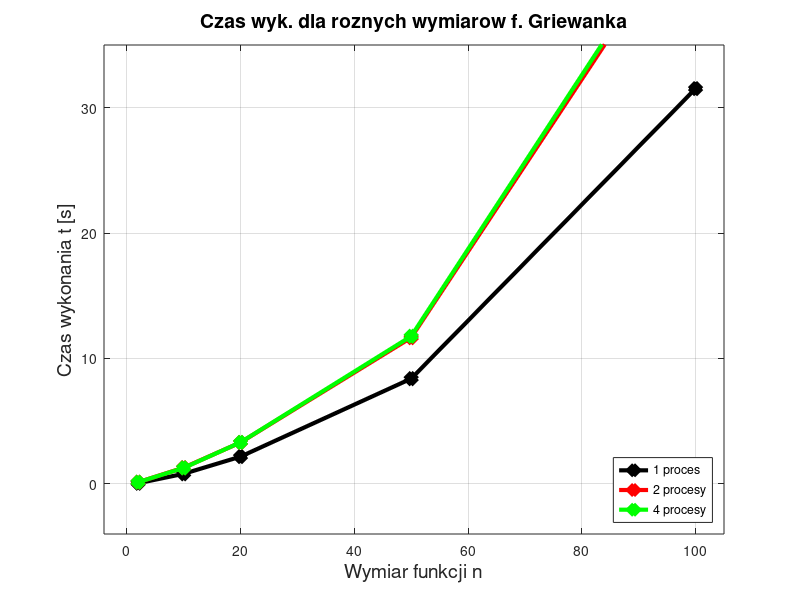
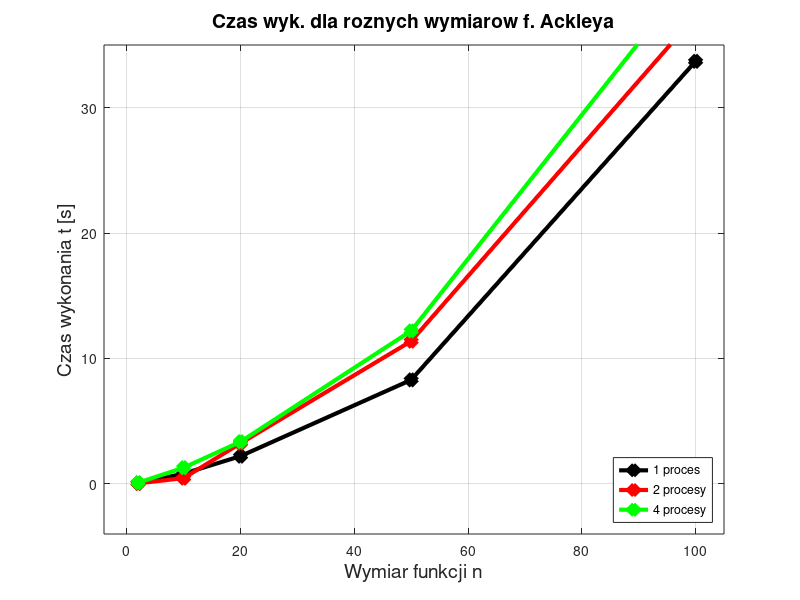
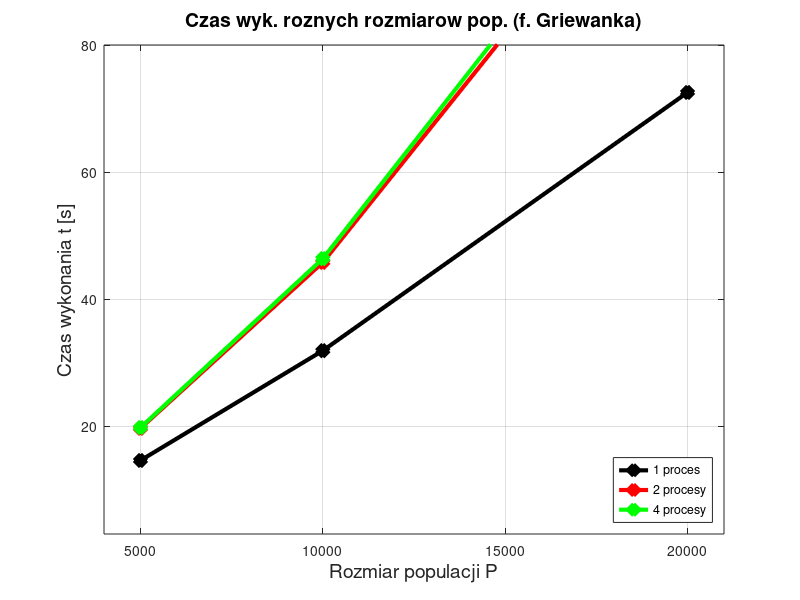
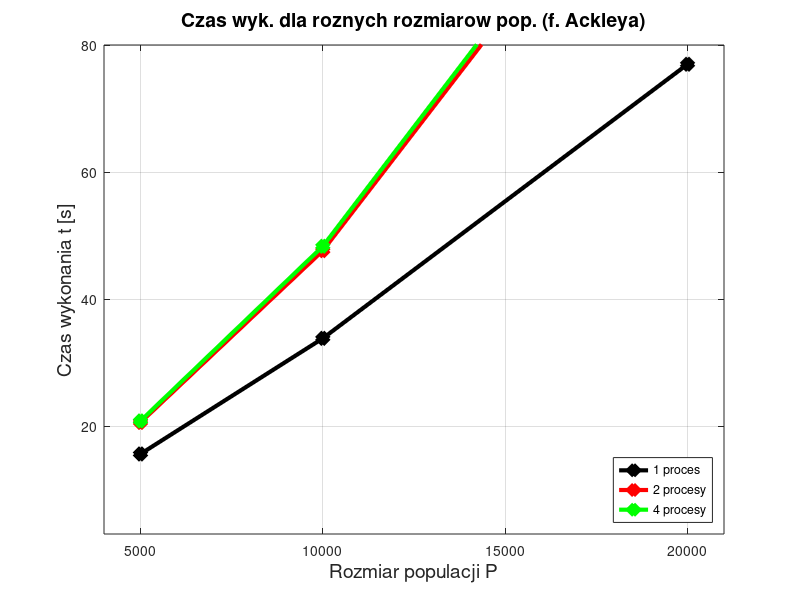

Source code (MATLAB) for these figures, in order:
dims=[2, 10, 20, 50, 100];
pops=[500, 2000, 3000, 5000, 10000];
big_pops=[5000, 10000, 20000];
threads=[1, 2, 4];




f_GR_2_1 = [ 0.05, 0.8, 2.17, 8.39, 31.52 ]


f_GR_2_2 = [ 0.13
1.29
3.3
11.66
46.0]
f_GR_2_4 = [ 0.13
1.27
3.31
11.77
46.48
 ]

plot(
    dims, f_GR_2_1, "-dk", "markersize", 9, "MarkerFaceColor", "k", "linewidth", 3,
    dims, f_GR_2_2, "-dr", "markersize", 9, "MarkerFaceColor", "r", "linewidth", 3,
    dims, f_GR_2_4, "-dg", "markersize", 9, "MarkerFaceColor", "g", "linewidth", 3)
grid("on")
legend("1 proces", "2 procesy", "4 procesy", "location", "southeast")
axis([-4 105 -4 35])
title('Czas wyk. dla roznych wymiarow f. Griewanka', 'fontsize', 14)
xlabel('Wymiar funkcji n', 'fontsize', 14)
ylabel('Czas wykonania t [s]', 'fontsize', 14)
print -dpng mpi_gr_rpop.png -F:15

f_AC_2_1 = [ 0.05, 0.81, 2.21, 8.29, 33.7 ]
f_AC_2_2 = [ 0.04
0.46
3.23
11.38
37.33
 ]
f_AC_2_4 = [ 0.09
1.29
3.36
12.2
40.91
 ]

plot(
    dims, f_AC_2_1, "-dk", "markersize", 9, "MarkerFaceColor", "k", "linewidth", 3,
    dims, f_AC_2_2, "-dr", "markersize", 9, "MarkerFaceColor", "r", "linewidth", 3,
    dims, f_AC_2_4, "-dg", "markersize", 9, "MarkerFaceColor", "g", "linewidth", 3)
grid("on")
legend("1 proces", "2 procesy", "4 procesy", "location", "southeast")
axis([-4 105 -4 35])
title('Czas wyk. dla roznych wymiarow f. Ackleya', 'fontsize', 14)
xlabel('Wymiar funkcji n', 'fontsize', 14)
ylabel('Czas wykonania t [s]', 'fontsize', 14)
print -dpng mpi_ac_rpop.png -F:15

#--------------------------------------------------------------------------------------------


f_GR_P_2_1 = [ 14.58, 31.87, 72.53 ]
f_GR_P_2_2 = [ 19.64
45.77
117.44
 ]
f_GR_P_2_4 = [ 19.76
46.36
119.63
 ]


plot(
    big_pops, f_GR_P_2_1, "-dk", "markersize", 9, "MarkerFaceColor", "k", "linewidth", 3,
    big_pops, f_GR_P_2_2, "-dr", "markersize", 9, "MarkerFaceColor", "r", "linewidth", 3,
    big_pops, f_GR_P_2_4, "-dg", "markersize", 9, "MarkerFaceColor", "g", "linewidth", 3)
grid("on")
legend("1 proces", "2 procesy", "4 procesy", "location", "southeast")
axis([4000 21000 3 80])
title('Czas wyk. roznych rozmiarow pop. (f. Griewanka)', 'fontsize', 14)
xlabel('Rozmiar populacji P', 'fontsize', 14)
ylabel('Czas wykonania t [s]', 'fontsize', 14)
print -dpng mpi_gr_dpop_ru.png -F:15

f_AC_P_2_1 = [ 15.6, 33.81, 76.97 ]
f_AC_P_2_2 = [ 20.56
47.62
122.2
 ]
f_AC_P_2_4 = [ 20.8
48.31
123.54
 ]


plot(
    big_pops, f_AC_P_2_1, "-dk", "markersize", 9, "MarkerFaceColor", "k", "linewidth", 3,
    big_pops, f_AC_P_2_2, "-dr", "markersize", 9, "MarkerFaceColor", "r", "linewidth", 3,
    big_pops, f_AC_P_2_4, "-dg", "markersize", 9, "MarkerFaceColor", "g", "linewidth", 3)
grid("on")
legend("1 proces", "2 procesy", "4 procesy", "location", "southeast")
axis([4000 21000 3 80])
title('Czas wyk. dla roznych rozmiarow pop. (f. Ackleya)', 'fontsize', 14)
xlabel('Rozmiar populacji P', 'fontsize', 14)
ylabel('Czas wykonania t [s]', 'fontsize', 14)
print -dpng mpi_ac_dpop_ru.png -F:15
#--------------------------------------------------------------------------------------------

f_GR_P_W_1 = [ 14.58, 31.87, 72.53 ]
f_GR_P_W_2 = [ 19.64
45.77
117.44
 ]
f_GR_P_W_4 = [ 19.76
46.36
119.63
 ]



plot(
    big_pops, f_GR_P_2_1, "-dk", "markersize", 9, "MarkerFaceColor", "k", "linewidth", 3,
    big_pops, f_GR_P_2_2, "-dr", "markersize", 9, "MarkerFaceColor", "r", "linewidth", 3,
    big_pops, f_GR_P_2_4, "-dg", "markersize", 9, "MarkerFaceColor", "g", "linewidth", 3)
grid("on")
legend("1 proces", "2 procesy", "4 procesy", "location", "southeast")
axis([4000 21000 3 80])
title('Czas wyk. roznych rozmiarow pop. (f. Griewanka)', 'fontsize', 14)
xlabel('Rozmiar populacji P', 'fontsize', 14)
ylabel('Czas wykonania t [s]', 'fontsize', 14)
print -dpng mpi_gr_dpop_t_wyniki.png -F:15

f_AC_P_W_1 = [ 15.6, 33.81, 76.97 ]
f_AC_P_W_2 = [ 20.56
47.62
122.2
 ]
f_AC_P_W_4 = [ 20.8
48.31
123.54
 ]


plot(
    big_pops, f_AC_P_2_1, "-dk", "markersize", 9, "MarkerFaceColor", "k", "linewidth", 3,
    big_pops, f_AC_P_2_2, "-dr", "markersize", 9, "MarkerFaceColor", "r", "linewidth", 3,
    big_pops, f_AC_P_2_4, "-dg", "markersize", 9, "MarkerFaceColor", "g", "linewidth", 3)
grid("on")
legend("1 proces", "2 procesy", "4 procesy", "location", "southeast")
axis([4000 21000 3 80])
title('Czas wyk. dla roznych rozmiarow pop. (f. Ackleya)', 'fontsize', 14)
xlabel('Rozmiar populacji P', 'fontsize', 14)
ylabel('Czas wykonania t [s]', 'fontsize', 14)
print -dpng mpi_ac_dpop_t_wyniki.png -F:15


#--------------------------------------------------------------------------------------------
intervals = [1 2 5 10 15 25 40 60 80 100]
f_GR_Blad_interval = [76.4 129.24 123.56 150.72 133.17 156.47 154.06 144.90 126.74 143.94]

migrations = [1 5 10 20 30 50 70 100]
f_GR_Blad_migrations = [154.55 155.06 147.48 143.35 151.64 143.77 142.41 128.02]